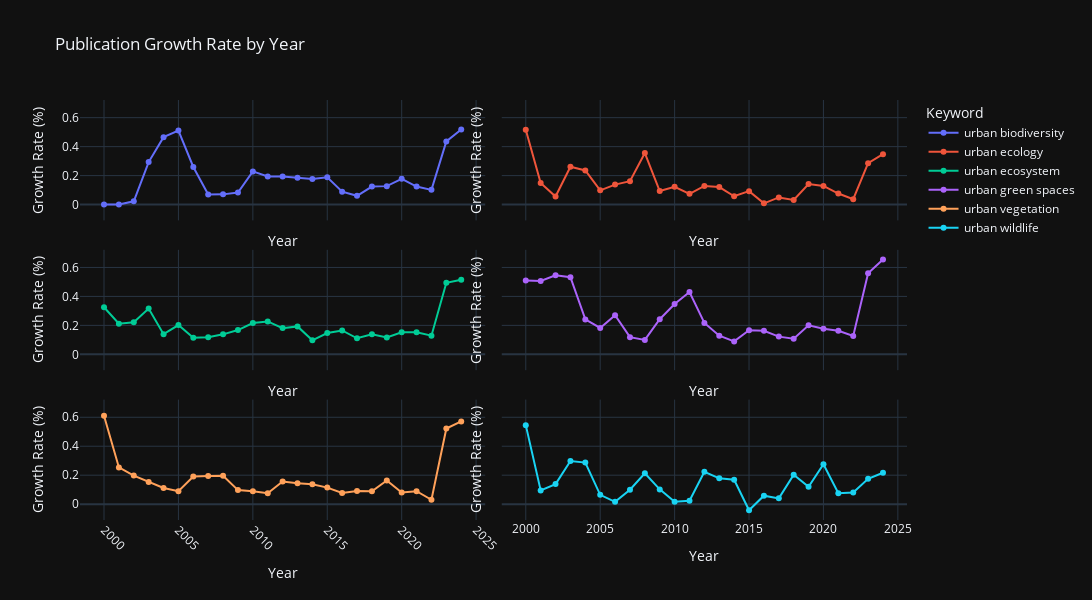

Notebook source saved alongside this figure:
### Code cell
df_melted = df_rate.melt(id_vars="year", var_name="search_keyword", value_name="growth_rate")
df_melted['acceleration'] = df_melted.groupby('search_keyword')['growth_rate'].diff()
df_melted['growth_rolling_avg'] = df_melted['growth_rate'].rolling(window=3, min_periods=1).mean()
df_melted.head()

fig = px.line(
    df_melted,
    x='year',
    y='growth_rolling_avg',
    color='search_keyword',
    title='Publication Growth Rate by Year',
    markers=True,
    facet_col='search_keyword',
    facet_col_wrap=2,
)

for annotation in fig.layout.annotations:
    annotation.text = ""

fig.update_yaxes(title_text="Growth Rate (%)", matches=None)
fig.update_xaxes(title_text="Year", matches=None)

fig.update_layout(
    legend_title='Keyword',
    font=dict(size=12),
    width=1200,
    height=600,
    template='plotly_dark',
    xaxis=dict(showgrid=True,
               tickangle=45),
    yaxis=dict(showgrid=True),
)

fig.show()

### Figure 1 — Plotly figure (JSON) as saved in the notebook; plotly's stock layout.template omitted (floating-point values rounded to 4 significant figures)
{"data": [{"hovertemplate": "search_keyword=urban biodiversity<br>year=%{x}<br>growth_rolling_avg=%{y}<extra></extra>", "legendgroup": "urban biodiversity", "line": {"color": "#636efa", "dash": "solid"}, "marker": {"symbol": "circle"}, "mode": "lines+markers", "name": "urban biodiversity", "orientation": "v", "showlegend": true, "type": "scatter", "x": [2000, 2001, 2002, 2003, 2004, 2005, 2006, 2007, 2008, 2009, 2010, 2011, 2012, 2013, 2014, 2015, 2016, 2017, 2018, 2019, 2020, 2021, 2022, 2023, 2024], "xaxis": "x5", "y": [0.0, 0.0, 0.02222, 0.2931, 0.4655, 0.5114, 0.2595, 0.06919, 0.07019, 0.08258, 0.229, 0.1942, 0.1941, 0.1852, 0.176, 0.1877, 0.08877, 0.06036, 0.1242, 0.1271, 0.178, 0.1241, 0.1013, 0.436, 0.5177], "yaxis": "y5"}, {"hovertemplate": "search_keyword=urban ecology<br>year=%{x}<br>growth_rolling_avg=%{y}<extra></extra>", "legendgroup": "urban ecology", "line": {"color": "#EF553B", "dash": "solid"}, "marker": {"symbol": "circle"}, "mode": "lines+markers", "name": "urban ecology", "orientation": "v", "showlegend": true, "type": "scatter", "x": [2000, 2001, 2002, 2003, 2004, 2005, 2006, 2007, 2008, 2009, 2010, 2011, 2012, 2013, 2014, 2015, 2016, 2017, 2018, 2019, 2020, 2021, 2022, 2023, 2024], "xaxis": "x6", "y": [0.5168, 0.1487, 0.055, 0.2611, 0.2356, 0.09793, 0.1378, 0.1616, 0.3554, 0.09312, 0.1225, 0.07379, 0.1285, 0.1209, 0.0571, 0.09232, 0.008422, 0.04916, 0.03118, 0.1421, 0.1286, 0.07611, 0.037, 0.2856, 0.3476], "yaxis": "y6"}, {"hovertemplate": "search_keyword=urban ecosystem<br>year=%{x}<br>growth_rolling_avg=%{y}<extra></extra>", "legendgroup": "urban ecosystem", "line": {"color": "#00cc96", "dash": "solid"}, "marker": {"symbol": "circle"}, "mode": "lines+markers", "name": "urban ecosystem", "orientation": "v", "showlegend": true, "type": "scatter", "x": [2000, 2001, 2002, 2003, 2004, 2005, 2006, 2007, 2008, 2009, 2010, 2011, 2012, 2013, 2014, 2015, 2016, 2017, 2018, 2019, 2020, 2021, 2022, 2023, 2024], "xaxis": "x3", "y": [0.3253, 0.2121, 0.2219, 0.3163, 0.139, 0.2022, 0.1145, 0.1184, 0.138, 0.1678, 0.2161, 0.2272, 0.1811, 0.1929, 0.09699, 0.1474, 0.165, 0.1108, 0.1389, 0.1168, 0.1519, 0.1523, 0.1289, 0.4944, 0.5156], "yaxis": "y3"}, {"hovertemplate": "search_keyword=urban green spaces<br>year=%{x}<br>growth_rolling_avg=%{y}<extra></extra>", "legendgroup": "urban green spaces", "line": {"color": "#ab63fa", "dash": "solid"}, "marker": {"symbol": "circle"}, "mode": "lines+markers", "name": "urban green spaces", "orientation": "v", "showlegend": true, "type": "scatter", "x": [2000, 2001, 2002, 2003, 2004, 2005, 2006, 2007, 2008, 2009, 2010, 2011, 2012, 2013, 2014, 2015, 2016, 2017, 2018, 2019, 2020, 2021, 2022, 2023, 2024], "xaxis": "x4", "y": [0.5098, 0.5072, 0.5463, 0.533, 0.2413, 0.1824, 0.2707, 0.1185, 0.09964, 0.2426, 0.3473, 0.4307, 0.2172, 0.1287, 0.08933, 0.1664, 0.1632, 0.1224, 0.1072, 0.2003, 0.1771, 0.1626, 0.1273, 0.5605, 0.6546], "yaxis": "y4"}, {"hovertemplate": "search_keyword=urban vegetation<br>year=%{x}<br>growth_rolling_avg=%{y}<extra></extra>", "legendgroup": "urban vegetation", "line": {"color": "#FFA15A", "dash": "solid"}, "marker": {"symbol": "circle"}, "mode": "lines+markers", "name": "urban vegetation", "orientation": "v", "showlegend": true, "type": "scatter", "x": [2000, 2001, 2002, 2003, 2004, 2005, 2006, 2007, 2008, 2009, 2010, 2011, 2012, 2013, 2014, 2015, 2016, 2017, 2018, 2019, 2020, 2021, 2022, 2023, 2024], "xaxis": "x", "y": [0.611, 0.2535, 0.197, 0.1521, 0.1112, 0.0897, 0.191, 0.1945, 0.1954, 0.09697, 0.08865, 0.07489, 0.1567, 0.1438, 0.1371, 0.1143, 0.07664, 0.0905, 0.08933, 0.1633, 0.081, 0.08967, 0.03017, 0.5221, 0.5714], "yaxis": "y"}, {"hovertemplate": "search_keyword=urban wildlife<br>year=%{x}<br>growth_rolling_avg=%{y}<extra></extra>", "legendgroup": "urban wildlife", "line": {"color": "#19d3f3", "dash": "solid"}, "marker": {"symbol": "circle"}, "mode": "lines+markers", "name": "urban wildlife", "orientation": "v", "showlegend": true, "type": "scatter", "x": [2000, 2001, 2002, 2003, 2004, 2005, 2006, 2007, 2008, 2009, 2010, 2011, 2012, 2013, 2014, 2015, 2016, 2017, 2018, 2019, 2020, 2021, 2022, 2023, 2024], "xaxis": "x2", "y": [0.5457, 0.09457, 0.1385, 0.2979, 0.2869, 0.06446, 0.01615, 0.1001, 0.213, 0.1019, 0.01607, 0.02344, 0.2234, 0.1785, 0.1682, -0.04209, 0.05844, 0.0399, 0.2029, 0.1204, 0.2751, 0.07509, 0.08036, 0.1746, 0.2168], "yaxis": "y2"}], "layout": {"annotations": [{"font": {}, "showarrow": false, "text": "", "x": 0.245, "xanchor": "center", "xref": "paper", "y": 0.2867, "yanchor": "bottom", "yref": "paper"}, {"font": {}, "showarrow": false, "text": "", "x": 0.755, "xanchor": "center", "xref": "paper", "y": 0.2867, "yanchor": "bottom", "yref": "paper"}, {"font": {}, "showarrow": false, "text": "", "x": 0.245, "xanchor": "center", "xref": "paper", "y": 0.6433, "yanchor": "bottom", "yref": "paper"}, {"font": {}, "showarrow": false, "text": "", "x": 0.755, "xanchor": "center", "xref": "paper", "y": 0.6433, "yanchor": "bottom", "yref": "paper"}, {"font": {}, "showarrow": false, "text": "", "x": 0.245, "xanchor": "center", "xref": "paper", "y": 1.0, "yanchor": "bottom", "yref": "paper"}, {"font": {}, "showarrow": false, "text": "", "x": 0.755, "xanchor": "center", "xref": "paper", "y": 1.0, "yanchor": "bottom", "yref": "paper"}], "font": {"size": 12}, "height": 600, "legend": {"title": {"text": "Keyword"}, "tracegroupgap": 0}, "title": {"text": "Publication Growth Rate by Year"}, "width": 1200, "xaxis": {"anchor": "y", "domain": [0, 0.49], "showgrid": true, "tickangle": 45, "title": {"text": "Year"}}, "xaxis2": {"anchor": "y2", "domain": [0.51, 1], "matches": "x", "title": {"text": "Year"}}, "xaxis3": {"anchor": "y3", "domain": [0, 0.49], "matches": "x", "showticklabels": false, "title": {"text": "Year"}}, "xaxis4": {"anchor": "y4", "domain": [0.51, 1], "matches": "x", "showticklabels": false, "title": {"text": "Year"}}, "xaxis5": {"anchor": "y5", "domain": [0, 0.49], "matches": "x", "showticklabels": false, "title": {"text": "Year"}}, "xaxis6": {"anchor": "y6", "domain": [0.51, 1], "matches": "x", "showticklabels": false, "title": {"text": "Year"}}, "yaxis": {"anchor": "x", "domain": [0, 0.2867], "showgrid": true, "title": {"text": "Growth Rate (%)"}}, "yaxis2": {"anchor": "x2", "domain": [0, 0.2867], "matches": "y", "showticklabels": false, "title": {"text": "Growth Rate (%)"}}, "yaxis3": {"anchor": "x3", "domain": [0.3567, 0.6433], "matches": "y", "title": {"text": "Growth Rate (%)"}}, "yaxis4": {"anchor": "x4", "domain": [0.3567, 0.6433], "matches": "y", "showticklabels": false, "title": {"text": "Growth Rate (%)"}}, "yaxis5": {"anchor": "x5", "domain": [0.7133, 1.0], "matches": "y", "title": {"text": "Growth Rate (%)"}}, "yaxis6": {"anchor": "x6", "domain": [0.7133, 1.0], "matches": "y", "showticklabels": false, "title": {"text": "Growth Rate (%)"}}}}
